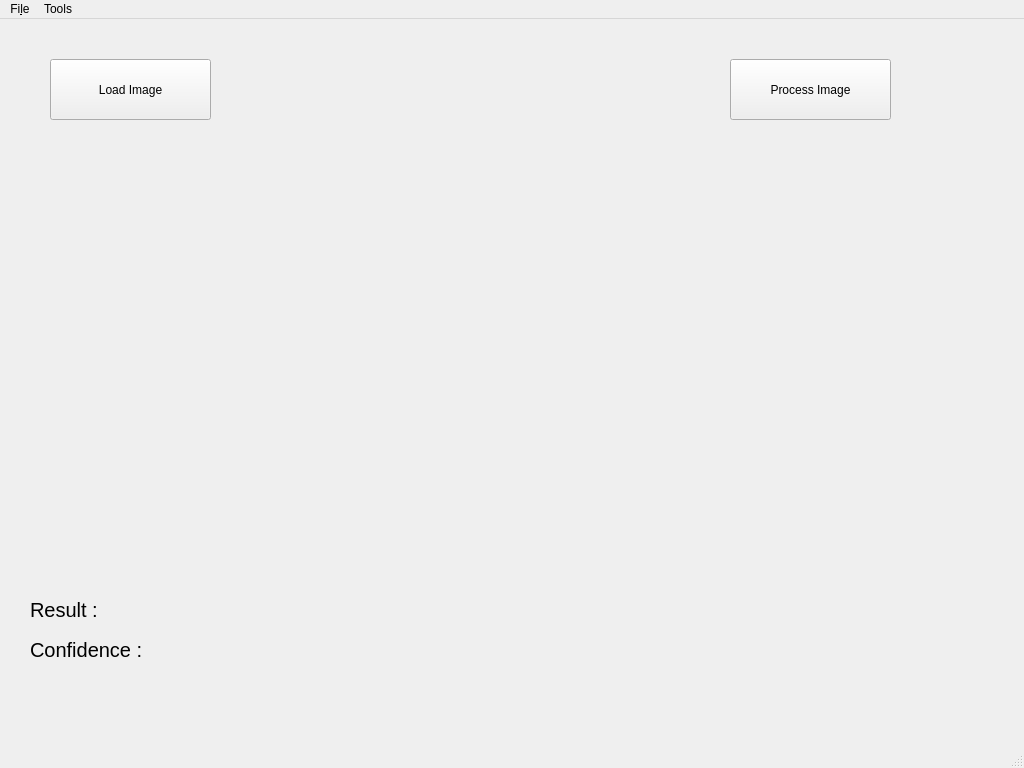
<?xml version="1.0" encoding="UTF-8"?>
<ui version="4.0">
 <class>MainWindow</class>
 <widget class="QMainWindow" name="MainWindow">
  <property name="geometry">
   <rect>
    <x>0</x>
    <y>0</y>
    <width>1024</width>
    <height>768</height>
   </rect>
  </property>
  <property name="windowTitle">
   <string>IntelliDetect</string>
  </property>
  <widget class="QWidget" name="centralWidget">
   <widget class="QLabel" name="result_label">
    <property name="geometry">
     <rect>
      <x>30</x>
      <y>560</y>
      <width>141</width>
      <height>61</height>
     </rect>
    </property>
    <property name="font">
     <font>
      <pointsize>15</pointsize>
     </font>
    </property>
    <property name="text">
     <string>Result : </string>
    </property>
   </widget>
   <widget class="QLabel" name="confidence_label">
    <property name="geometry">
     <rect>
      <x>30</x>
      <y>600</y>
      <width>141</width>
      <height>61</height>
     </rect>
    </property>
    <property name="font">
     <font>
      <pointsize>15</pointsize>
     </font>
    </property>
    <property name="text">
     <string>Confidence : </string>
    </property>
   </widget>
   <widget class="QPushButton" name="load_btn">
    <property name="geometry">
     <rect>
      <x>50</x>
      <y>40</y>
      <width>161</width>
      <height>61</height>
     </rect>
    </property>
    <property name="text">
     <string>Load Image</string>
    </property>
   </widget>
   <widget class="QPushButton" name="process_btn">
    <property name="geometry">
     <rect>
      <x>730</x>
      <y>40</y>
      <width>161</width>
      <height>61</height>
     </rect>
    </property>
    <property name="text">
     <string>Process Image</string>
    </property>
   </widget>
   <widget class="QLabel" name="pic_label">
    <property name="geometry">
     <rect>
      <x>50</x>
      <y>130</y>
      <width>491</width>
      <height>421</height>
     </rect>
    </property>
    <property name="text">
     <string/>
    </property>
   </widget>
   <widget class="QLabel" name="result_val_label">
    <property name="geometry">
     <rect>
      <x>233</x>
      <y>580</y>
      <width>71</width>
      <height>31</height>
     </rect>
    </property>
    <property name="text">
     <string/>
    </property>
   </widget>
   <widget class="QLabel" name="confidence_val_label">
    <property name="geometry">
     <rect>
      <x>230</x>
      <y>610</y>
      <width>71</width>
      <height>31</height>
     </rect>
    </property>
    <property name="text">
     <string/>
    </property>
   </widget>
  </widget>
  <widget class="QMenuBar" name="menuBar">
   <property name="geometry">
    <rect>
     <x>0</x>
     <y>0</y>
     <width>1024</width>
     <height>30</height>
    </rect>
   </property>
   <widget class="QMenu" name="menuOptions">
    <property name="title">
     <string>Tools</string>
    </property>
    <addaction name="actionTrain_from_file"/>
    <addaction name="actionTrain_for_current_input"/>
    <addaction name="actionView_training_statistics"/>
    <addaction name="actionOptions"/>
   </widget>
   <widget class="QMenu" name="menuFile">
    <property name="title">
     <string>Fi&amp;le</string>
    </property>
    <addaction name="actionNew_network"/>
    <addaction name="actionLoad_network_from_file"/>
    <addaction name="actionSave"/>
   </widget>
   <addaction name="menuFile"/>
   <addaction name="menuOptions"/>
  </widget>
  <widget class="QStatusBar" name="statusBar"/>
  <action name="actionTrain_from_file">
   <property name="text">
    <string>&amp;Train from file</string>
   </property>
   <property name="menuRole">
    <enum>QAction::ApplicationSpecificRole</enum>
   </property>
  </action>
  <action name="actionTrain_for_current_input">
   <property name="text">
    <string>Train &amp;for current input</string>
   </property>
   <property name="shortcut">
    <string>Ctrl+T</string>
   </property>
   <property name="menuRole">
    <enum>QAction::ApplicationSpecificRole</enum>
   </property>
  </action>
  <action name="actionLoad_network_from_file">
   <property name="text">
    <string>&amp;Load network from file</string>
   </property>
   <property name="shortcut">
    <string>Ctrl+L</string>
   </property>
   <property name="shortcutContext">
    <enum>Qt::ApplicationShortcut</enum>
   </property>
  </action>
  <action name="actionView_training_statistics">
   <property name="text">
    <string>&amp;View training statistics</string>
   </property>
  </action>
  <action name="actionNew_network">
   <property name="text">
    <string>&amp;New network</string>
   </property>
   <property name="shortcut">
    <string>Ctrl+N</string>
   </property>
  </action>
  <action name="actionOptions">
   <property name="text">
    <string>&amp;Options</string>
   </property>
  </action>
  <action name="actionSave">
   <property name="text">
    <string>Save</string>
   </property>
   <property name="toolTip">
    <string>Save network</string>
   </property>
   <property name="shortcut">
    <string>Ctrl+S</string>
   </property>
  </action>
 </widget>
 <layoutdefault spacing="6" margin="11"/>
 <resources/>
 <connections/>
</ui>
